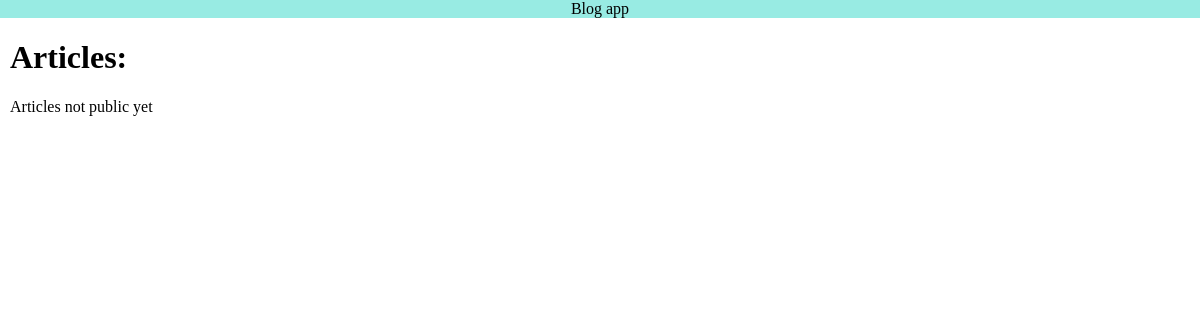
/blog/articles/, run on an earlier commit of the app's database.
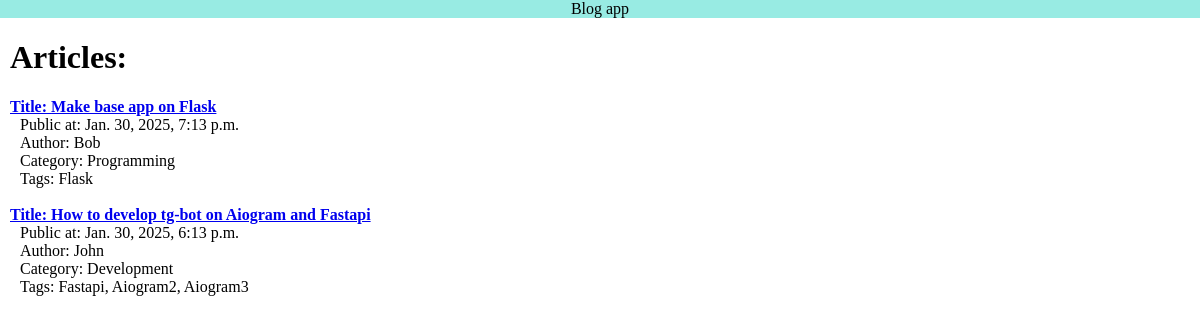
And on a later commit of the database.
### blogapp/models.py (models this page shows, shortened)
class Article(models.Model):
    title = models.CharField(max_length=200)
    content = models.TextField()
    pub_date = models.DateTimeField(null=True, blank=True)
    author = models.ForeignKey(Author, on_delete=models.CASCADE)
    category = models.ForeignKey(Category, on_delete=models.CASCADE)
    tags = models.ManyToManyField(Tag, related_name="articles")

class Author(models.Model):
    name = models.CharField(max_length=100)
    bio = models.TextField(null=True, blank=True)
    def __str__(self):
        return self.name

class Category(models.Model):
    name = models.CharField(max_length=40)
    def __str__(self):
        return self.name

class Tag(models.Model):
    name = models.CharField(max_length=20)
    def __str__(self):
        return self.name

### blogapp/views.py (the view)
# urls.py: path("articles/", ArticleListView.as_view(), name="articles_list"),
class ArticleListView(ListView):
    queryset = (
        Article.objects.select_related("author")
        .select_related("category")
        .prefetch_related("tags")
        .filter(pub_date__isnull=False)
        .order_by("-pub_date")
        .defer("content")
    )
    template_name = "blogapp/article_list.html"
    context_object_name = "articles"

### blogapp/templates/blogapp/article_list.html (shortened to what this page needs)
{% extends 'blogapp/base.html' %}
{% block body %}
	<h1>Articles:</h1>
  <div>
    {% for article in articles %}
      <div id="article-block">
        <a href="{% url "blogapp:article_detail" pk=article.pk %}">
          <h4 id="article-detail-ref">Title: {{ article.title }}</h4>
        </a>
        <p>Public at: {{ article.pub_date }}</p>
        <p>Author: {{ article.author }}</p>
        <p>Category: {{ article.category }}</p>
        <p>Tags: {{ article.tags.all|join:", " }}</p>
      </div>
      <br>
    {% empty%}
      <div>Articles not public yet</div>
    {% endfor %}
  </div>
{% endblock %}

What changed in the data, as far as the page shows it:
added Article: title "Make base app on Flask", pub_date "Jan. 30, 2025, 7:13 p.m.", author "Bob", category "Programming", tags.all "Flask"
added Article: title "How to develop tg-bot on Aiogram and Fastapi", pub_date "Jan. 30, 2025, 6:13 p.m.", author "John", category "Development", tags.all "Fastapi, Aiogram2, Aiogram3"
Also different on the page:
text no longer shown: "Articles not public yet"
